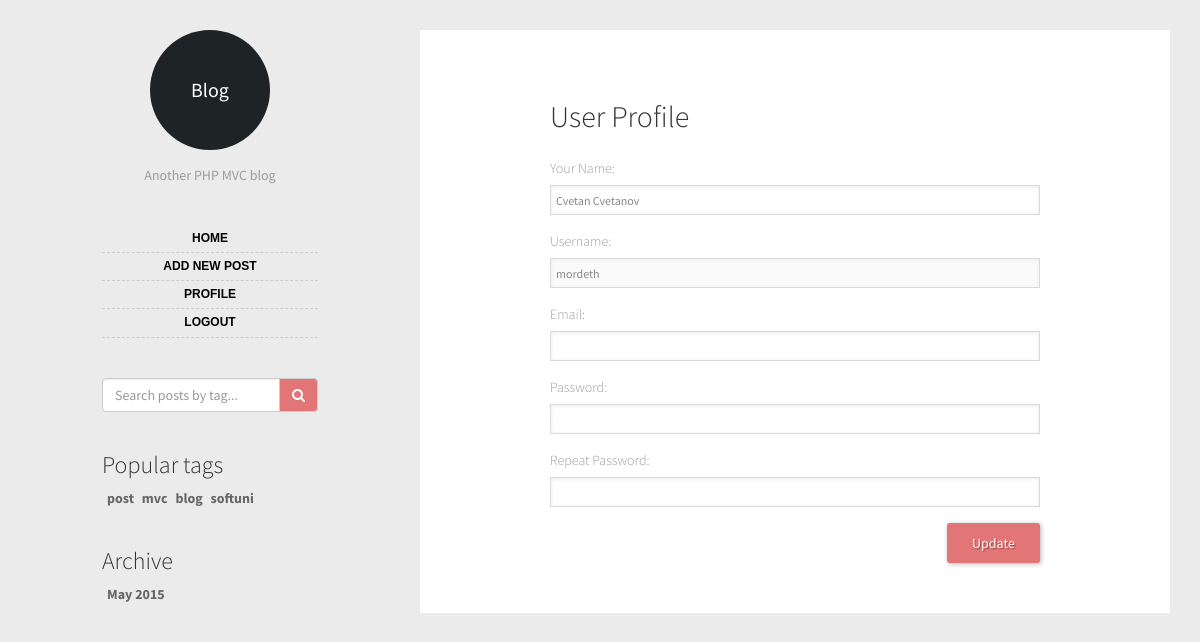
The app's page /index.php/user/profile (signed in), older data.
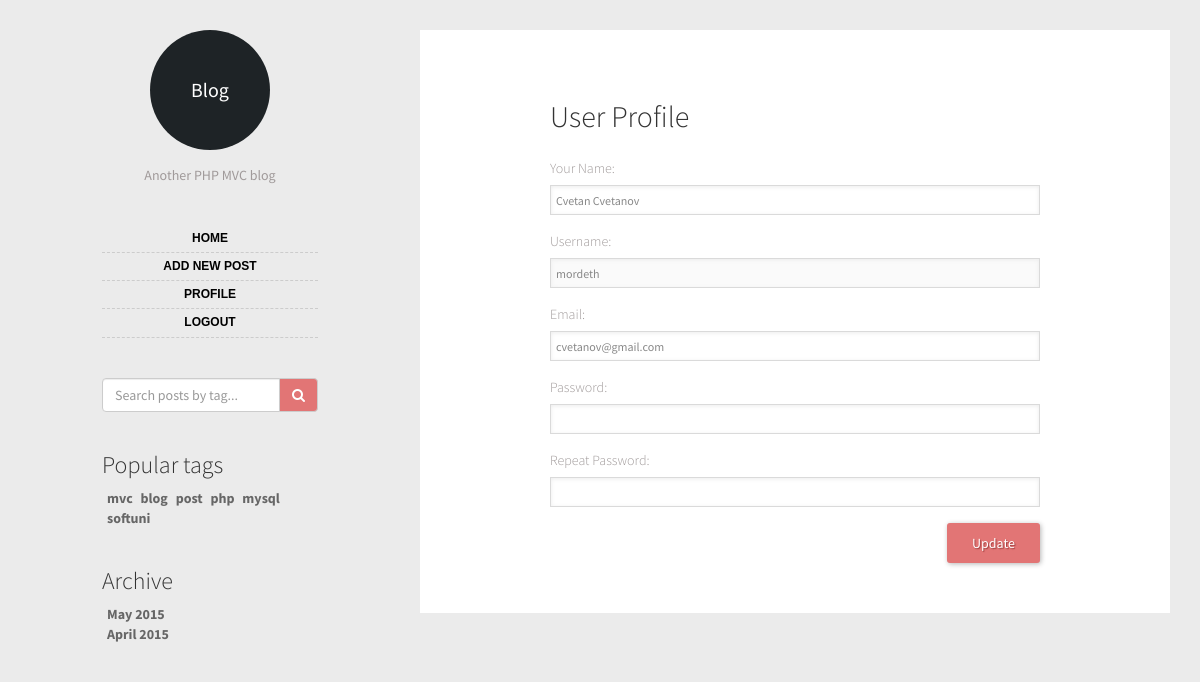
The same page, newer data.
### tables this page shows
CREATE TABLE IF NOT EXISTS `tags` (
`id` int(11) NOT NULL,
  `title` varchar(200) NOT NULL,
  `post_id` int(11) NOT NULL
);

CREATE TABLE IF NOT EXISTS `users` (
`id` int(11) NOT NULL,
  `username` varchar(50) NOT NULL,
  `password` varchar(100) NOT NULL,
  `name` varchar(100) NOT NULL,
  `email` varchar(100) NOT NULL,
  `is_author` tinyint(1) NOT NULL,
  `is_admin` tinyint(1) NOT NULL
);

### controllers/MainController.php (called while the page is built, shortened)
<?php
class Main_Controller {
	protected $layout = 'posts.php';
	protected $views =  '/views/layouts/';
	public function __construct( $model = 'main', $views = '/views/posts/' ) {
		$this->views = $views;
		$this->model = new $model_class( array( 'table' => 'none' ) );
		$this->popular_tags = $this->model->most_popular_tags();
		$this->archives = $this->model->getPostDates();
	}
	public function renderView() {
		include_once('views/layouts/header.php');
		include_once('views/layouts/sidebar.php');
		include_once ROOT_DIR . $this->views . $this->layout;
		include_once('views/layouts/footer.php');
	}
}
?>

### controllers/UserController.php (called while the page is built, shortened)
<?php
class User_Controller extends Main_Controller {
	public function __construct() {
		parent::__construct( 'user', '/views/user/' );
	}
	public function profile() {
		$this->title = 'User Profile';
		$this->user = $this->model->find(array( 'where' => 'id = "' .$_SESSION['user_id'].'"' ));
		$this->renderView();
	}
}
?>

### models/BaseModel.php (called while the page is built, shortened)
<?php
class Base_Model {
	protected $db;
	protected $table;
	public function __construct( $args = array() ) {
		$args = array_merge( array(
			'where' => '',
			'columns' => '*',
			'limit' => 0
		), $args );
		if(empty($table)) {
			$table = 'posts';
		}
		extract( $args );
		$this->table = $table;
		$instance = DB_class::get_instance();
		$this->db = $instance::get_db();
	}
	public function find( $args = array() ) {
		$args = array_merge( array(
			'table' => $this->table,
			'where' => '',
			'columns' => '*',
			'limit' => 0
		), $args );
		extract( $args );
		$query = "select {$columns} from {$table}";
		if( ! empty( $where ) ) {
			$query .= ' where ' . $where;
		}
		$query .= ' order by `id` DESC';
		$results = $this->db->query( $query );
		$result = $this->handle_result( $results );
		return $result;
	}
	protected function handle_result( $result ) {
		$results = array();
		if( ! empty( $result ) && $result->num_rows > 0) {
			while($row = $result->fetch_assoc()) {
				$results[] = $row;
			}
		}
		return $results;
	}
	public function most_popular_tags() {
		$statement = $this->db->query("SELECT id, title, count(*) as cnt FROM tags GROUP BY  title ORDER BY cnt DESC LIMIT 10");
		return $statement->fetch_all();
	}
	public function getPostDates() {
        $dates = array();
		$statement = $this->db->query('SELECT MONTH(p.date) AS month, MONTHNAME(p.date) AS monthname, ' .
            'YEAR(p.date) AS year FROM posts p '.
            'GROUP BY CONCAT(YEAR(p.date), MONTH(p.date)) DESC');
		while ($date = $statement->fetch_assoc()) {
			$dates[] = $date;
		}
        return $dates;
    }
}

### includes/auth.class.php (called while the page is built, shortened)
<?php
class UserAuth {
	public static function get_instance() {
		static $instance = null;
		if ( null === $instance ) {
			$instance = new static();
		}
		return $instance;
	}
}
?>

### includes/db.class.php (called while the page is built)
<?php
class DB_Class {
	private static $db;
	public function __construct() {
		$db = new mysqli(DB_HOST, DB_USER, DB_PASS, DB_NAME );
		self::$db = $db;
		self::$db->set_charset("utf8");
	}
	public static function get_instance() {
		static $instance = null;
		if( null === $instance ) {
			$instance = new static();
		}
		return $instance;
	}
	public static function get_db() {
		return self::$db;
	}
}

### views/user/register.php (the view, shortened to what the changed rows need)
<div class="content">
<form method="POST">
	<div class="row">
		<div class="col-md-8 col-md-offset-2">
			<?php if(!empty($this->title)): ?><h2><?php echo $this->title; ?></h2><?php endif; ?>
			<div class="inputField">
				<label>Your Name:</label>
				<input type="text" name="name" value="<?php if(isset($this->user)) { echo $this->user[0]['name']; } ?>"/>
			</div>
			<div class="inputField">
				<label>Username:</label>
				<input type="text" name="username" value="<?php if(isset($this->user)) { echo $this->user[0]['username']; } ?>" <?php if(isset($this->user)) { echo 'disabled="disabled"'; } ?>/>
			</div>
			<div class="inputField">
				<label>Email:</label>
				<input type="email" name="email" value="<?php if(isset($this->user)) { echo $this->user[0]['email']; } ?>"/>
			</div>
			<div class="inputField">
				<label>Password:</label>
				<input type="password" name="password" />
			</div>
			<div class="inputField">
				<label>Repeat Password:</label>
				<input type="password" name="repassword" />
			</div>
			<input type="submit" name="submit" class="button" value="<?php if(isset($this->user)) { echo 'Update'; } else { echo 'Register'; } ?>"/>
		</div>
	</div>
</form>
</div>

### views/layouts/sidebar.php
<div class="row">
	<div class="col-md-4 sidebar">
		<div class="logo">Blog</div>
		<div class="description">Another PHP MVC blog</div>
		<ul class="nav">
			<li>
				<a href="<?php echo ROOT_URL; ?>">Home</a>
			</li>
			<?php if(empty($this->logged_in_user)) { ?>
			<li>
				<a href="<?php echo ROOT_URL; ?>user/register">Register</a>
			</li>
			<li>
				<a href="<?php echo ROOT_URL; ?>user/login">Login</a>
			</li>
			<?php } else { ?>
			<li>
				<a href="<?php echo ROOT_URL; ?>posts/add">Add new post</a>
			</li>
			<li>
				<a href="<?php echo ROOT_URL; ?>user/profile">Profile</a>
			</li>
			<li>
				<a href="<?php echo ROOT_URL; ?>user/logout">Logout</a>
			</li>
			<?php } ?>
		</ul>
		<div class="search">
			<form class="input-group form-group" method="post" action="<?php echo ROOT_URL; ?>posts/search">
				<input type="text" class="form-control" placeholder="Search posts by tag..." name="search">
				<span class="input-group-btn">
					<button type="submit" class="btn btn-default button">
						<span class="fa fa-search" aria-hidden="true"></span>
					</button>
				</span>
			</form>
		</div>
		<div class="popular_tags">
			<?php if(!empty($this->popular_tags)): ?>
				<h3>Popular tags</h3>
				<ul>
				<?php foreach($this->popular_tags as $tag): ?>
					<?php if(!empty($tag[1])): ?>
						<li><a href="<?php echo ROOT_URL; ?>posts/bytag/<?php echo $tag[1]; ?>"><?php echo $tag[1]; ?></a></li>
					<?php endif; ?>
				<?php endforeach; ?>
				</ul>
			<?php endif; ?>
		</div>
		<div class="archive">
			<?php if(!empty($this->archives)): ?>
				<h3>Archive</h3>
				<ul>
				<?php foreach($this->archives as $archive): ?>
					<li><a href="<?php echo ROOT_URL; ?>posts/bydate/<?= $archive['year'] . '/' . $archive['month'] ?>"><?= $archive['monthname'] . ' ' . $archive['year'] ?></a></li>
				<?php endforeach; ?>
				</ul>
			<?php endif; ?>
		</div>
	</div>
	<div class="col-md-8">

Row changes from the older to the newer data that the page shows:
shown differently, row unchanged: tags "post": moves down the list
added tags: title "php"
added tags: title "mysql"
changed users "Cvetan Cvetanov": email (not shown) → "cvetanov@gmail.com"
Text that changed along with them:
new list line: "April 2015"
